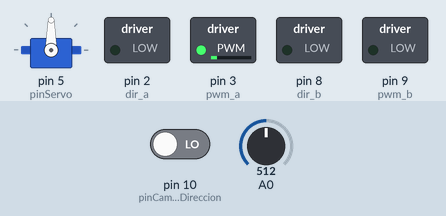
Simulated run of this sketch. Board: Arduino Uno, built with avr-gcc and run on an emulated ATmega328P. Shown: servo, switched loads named in the sketch (green lamp = pin HIGH). Dashed ring = blinking. The test bench sets the inputs (shaded band); at power-on: pin 10 (pinCambioDireccion) LOW, A0 = 512.

Above: at 1.2 s.
1.3 s: pin 10 (pinCambioDireccion) driven HIGH
At 1.46 s:
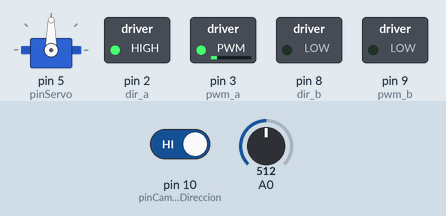
4.3 s: A0 set to 716
At 4.62 s:
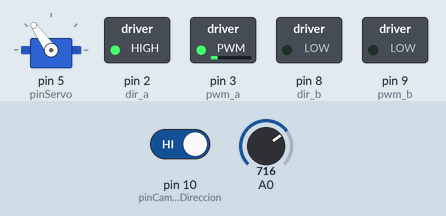
7.3 s: A0 set to 900
At 7.42 s:
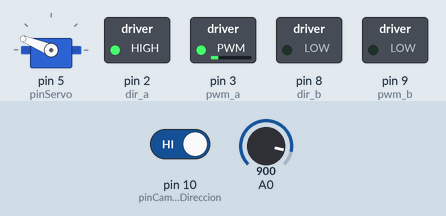
10.3 s: A0 set to 1023
At 10.58 s:
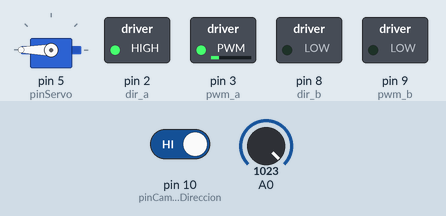
13.3 s: A0 set to 306
At 13.38 s:
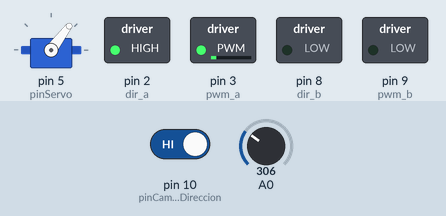
16.3 s: A0 set to 122
At 16.54 s:
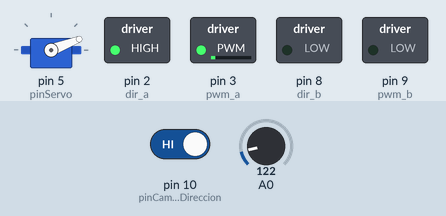
Timing chart, 0 to 20.3 s (numbered marks = the images above; inputs shaded):
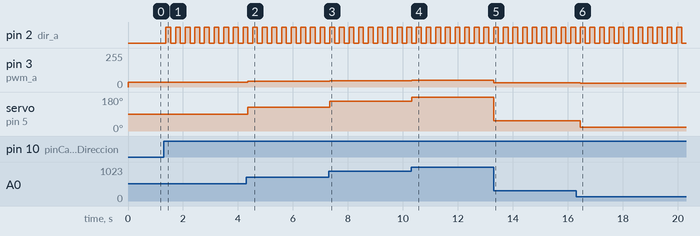

The sketch:

pv_control_motor_potenciometro.ino
```cpp
#include <Servo.h>

int pwm_a = 3;  //PWM control for motor outputs 1 and 2
int pwm_b = 9;  //PWM control for motor outputs 3 and 4
int dir_a = 2;  //direction control for motor outputs 1 and 2
int dir_b = 8;  //direction control for motor outputs 3 and 4

int pinCambioDireccion = 10; //cambiodireccion
int pinLedCambioDireccion=4;
int pinServo=5; // tiene que ser con salida analogica. El 5 esta libre
int CambioDireccion = LOW; //valor del cambio direccion

int entradaPotenciometro = 0; // valor de la entrada del potencimetro
int salidaServo=0; //valor del giro del Servo.

Servo miVolante; //objeto volante

void setup()
{
  pinMode(pwm_a, OUTPUT);  //Set control pins to be outputs
  pinMode(pwm_b, OUTPUT);
  pinMode(dir_a, OUTPUT);
  pinMode(dir_b, OUTPUT);
  pinMode(pinCambioDireccion,INPUT);
  pinMode(pinLedCambioDireccion,INPUT);
  miVolante.attach(pinServo);
  // Serial.begin(9600);
}

void loop()
{
  if (digitalRead(pinCambioDireccion)==HIGH) { // primera comprobacion
     delay(75);
     if (digitalRead(pinCambioDireccion)==HIGH) {
       CambioDireccion=CambioDireccion^1;
     }
  }
  digitalWrite(dir_a, CambioDireccion); // direccion motor A
  digitalWrite(pinLedCambioDireccion,CambioDireccion); // giro del Motor
  entradaPotenciometro = analogRead(A0); // lectura
  salidaServo=map(entradaPotenciometro,0,1023,0,180); //convertir a valores de grado
  entradaPotenciometro=map(entradaPotenciometro,0,1023,25,50); // conversin entre valores
    miVolante.write(salidaServo); //escribe el valor en el Servo
  analogWrite(pwm_a, entradaPotenciometro); //coloca ese valor a la salida.
  delay(100); // algo de retraso
  // Serial.println(CambioDireccion);
}
```

Measured:
- after the input at 1.3 s, pin 2 (dir_a): alternates HIGH for 0.18 s and LOW for 0.18 s, starting after 0.08 s
- after the input at 4.3 s, pin 3 (pwm_a): 37/255 → 42/255 after 0.06 s; servo on pin 5 (pinServo): 90° → 125° after 0.06 s
- after the input at 7.3 s, pin 3 (pwm_a): 42/255 → 46/255 at once; servo on pin 5 (pinServo): 125° → 158° at once
- after the input at 10.3 s, pin 3 (pwm_a): 46/255 → 50/255 at once; servo on pin 5 (pinServo): 158° → 180° at once
- after the input at 13.3 s, pin 3 (pwm_a): 50/255 → 32/255 at once; servo on pin 5 (pinServo): 180° → 53° at once
- after the input at 16.3 s, pin 3 (pwm_a): 32/255 → 27/255 after 0.16 s; servo on pin 5 (pinServo): 53° → 21° after 0.16 s
